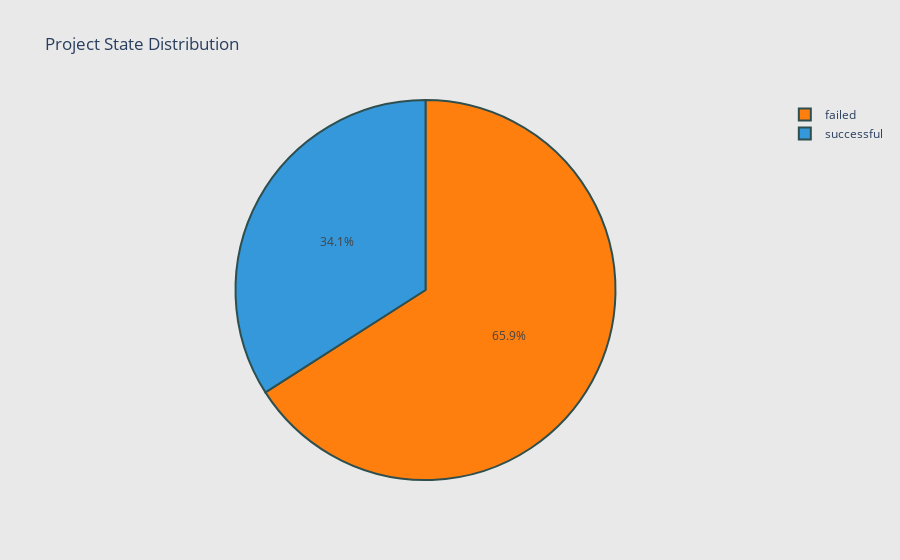

This figure's notebook cell:
### Markdown cell above
Project State Distribution

### Code cell
fig = px.pie(df, names='state', 
             title='Project State Distribution',
             color_discrete_sequence=['#ff7f0e', '#3498db'],# Setting custom color
            )

# format the layout
fig.update_layout(
    xaxis=dict(showgrid=False, zeroline=False),
    yaxis=dict(zeroline=False, gridcolor='white'),
    paper_bgcolor='rgb(233,233,233)',
    plot_bgcolor='rgb(233,233,233)',
)

fig.update_traces(marker=dict(line=dict(width=2, color='DarkSlateGrey')))
# Show the pie chart
fig.show()

### Figure 1 — Plotly figure (JSON) as saved in the notebook; plotly's stock layout.template omitted (floating-point values rounded to 4 significant figures; data arrays with more than 128 entries replaced by an {"elided": "..."} marker saying what was removed)
{"data": [{"domain": {"x": [0, 1], "y": [0, 1]}, "hovertemplate": "state=%{label}<extra></extra>", "labels": {"elided": "13435 str values"}, "legendgroup": "", "marker": {"line": {"color": "DarkSlateGrey", "width": 2}}, "name": "", "showlegend": true, "type": "pie"}], "layout": {"legend": {"tracegroupgap": 0}, "paper_bgcolor": "rgb(233,233,233)", "piecolorway": ["#ff7f0e", "#3498db"], "plot_bgcolor": "rgb(233,233,233)", "title": {"text": "Project State Distribution"}, "xaxis": {"showgrid": false, "zeroline": false}, "yaxis": {"gridcolor": "white", "zeroline": false}}}
